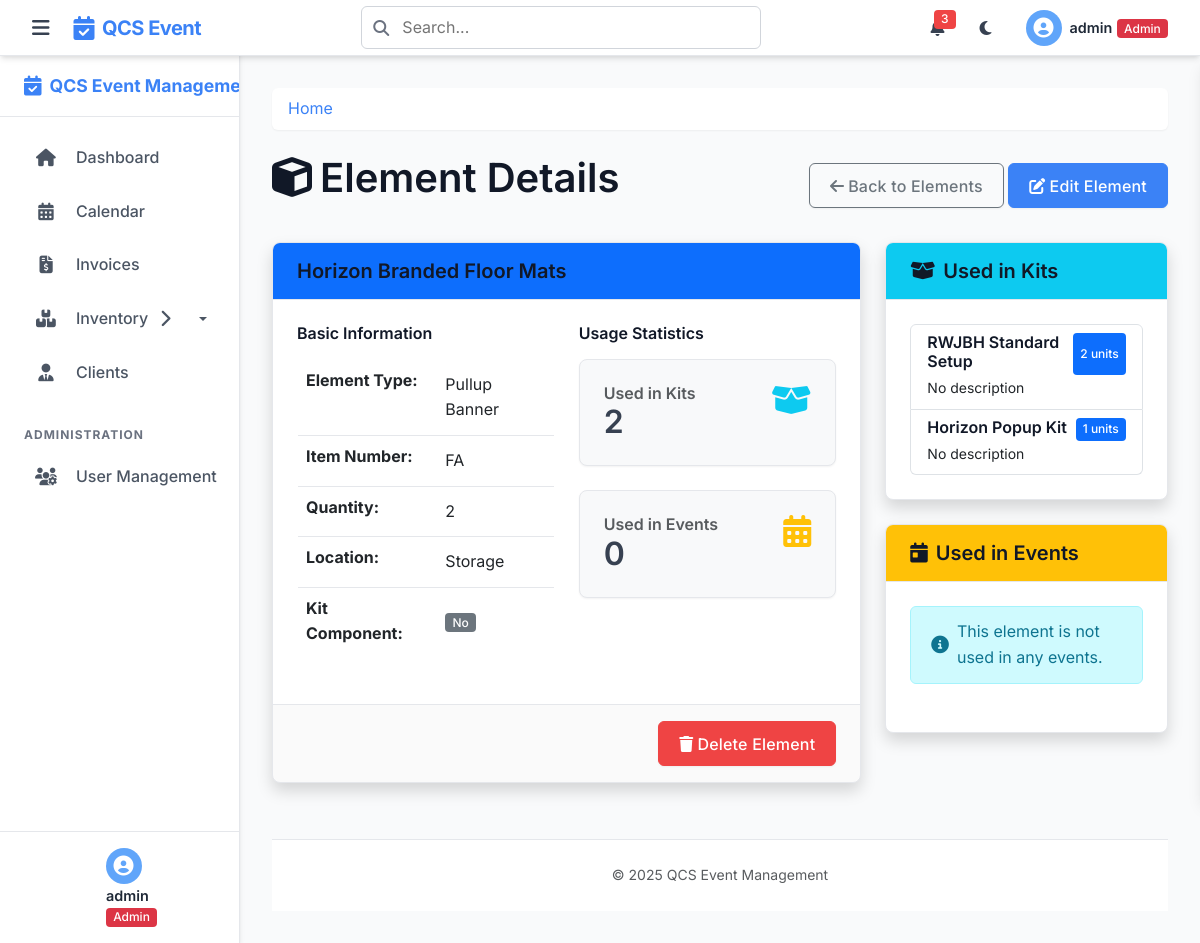
Page /elements/1 (signed in) on the committed database.
### tables this page shows
CREATE TABLE elements (
    element_id INTEGER PRIMARY KEY AUTOINCREMENT,
    type_id INTEGER NOT NULL,
    item_description TEXT NOT NULL,
    item_number TEXT,  -- Can be NULL if no item number is assigned
    quantity INTEGER NOT NULL CHECK (quantity >= 0),
    location TEXT NOT NULL,
    is_kit_component BOOLEAN DEFAULT 0, -- 0 for false, 1 for true.
    FOREIGN KEY (type_id) REFERENCES element_types(type_id)
);

CREATE TABLE element_types (
    type_id INTEGER PRIMARY KEY AUTOINCREMENT,
    type_name TEXT NOT NULL UNIQUE
);

CREATE TABLE kit_elements (
    kit_id INTEGER NOT NULL,
    element_id INTEGER NOT NULL,
    quantity INTEGER NOT NULL CHECK (quantity > 0),
    PRIMARY KEY (kit_id, element_id),
    FOREIGN KEY (kit_id) REFERENCES kits(kit_id),
    FOREIGN KEY (element_id) REFERENCES elements(element_id)
);

CREATE TABLE kits (
    kit_id INTEGER PRIMARY KEY AUTOINCREMENT,
    kit_name TEXT NOT NULL UNIQUE,
    description TEXT
);

### app.py (the view)
@app.route('/elements/<int:element_id>')
@login_required
def view_element(element_id):
    db = get_db()
    element = db.execute(
        '''SELECT e.*, t.type_name
           FROM elements e
           JOIN element_types t ON e.type_id = t.type_id
           WHERE e.element_id = ?''', (element_id,)
    ).fetchone()
    if element is None:
        abort(404)
    kits = db.execute(
        '''SELECT k.kit_id, k.kit_name, ke.quantity
           FROM kits k
           JOIN kit_elements ke ON k.kit_id = ke.kit_id
           WHERE ke.element_id = ?''', (element_id,)
    ).fetchall()
    return render_template('view_element.html', element=element, kits=kits)

### app.py (called while the page is built)
@app.after_request
def add_security_headers(response):
    response.headers['X-Content-Type-Options'] = 'nosniff'
    response.headers['X-Frame-Options'] = 'DENY'
    response.headers['X-XSS-Protection'] = '1; mode=block'
    response.headers['Strict-Transport-Security'] = 'max-age=31536000; includeSubDomains'
    return response

### helpers.py (called while the page is built)
def get_db():
    if 'db' not in g:
        g.db = sqlite3.connect(
            current_app.config['DATABASE'],
            detect_types=sqlite3.PARSE_DECLTYPES
        )
        g.db.row_factory = sqlite3.Row
    return g.db

def login_required(f):
    @wraps(f)
    def decorated_function(*args, **kwargs):
        if 'user_id' not in session:
            if request.path.startswith('/api/') or request.is_json or request.headers.get('X-Requested-With') == 'XMLHttpRequest':
                return jsonify({'error': 'Authentication required'}), 401
            else:
                flash('Please log in first', 'warning')
                return redirect(url_for('login'))
        return f(*args, **kwargs)
    return decorated_function

### templates/view_element.html (shortened to what this page needs)
{% extends 'layout.html' %}
{% block content %}
<div class="d-flex justify-content-between align-items-center mb-4">
    <h1><i class="fas fa-cube me-2"></i>Element Details</h1>
    <div>
        <a href="{{ url_for('elements') }}" class="btn btn-outline-secondary">
            <i class="fas fa-arrow-left me-1"></i>Back to Elements
        </a>
        {% if 'admin' in session.role or 'staff' in session.role %}
        <a href="{{ url_for('edit_element', element_id=element.element_id) }}" class="btn btn-primary">
            <i class="fas fa-edit me-1"></i>Edit Element
        </a>
        {% endif %}
    </div>
</div>
<div class="row">
    <div class="col-lg-8">
        <div class="card shadow mb-4">
            <div class="card-header bg-primary text-white">
                <h5 class="mb-0">{{ element.item_description }}</h5>
            </div>
            <div class="card-body">
                <div class="row">
                    <div class="col-md-6">
                        <h6>Basic Information</h6>
                        <table class="table">
                            <tr>
                                <th>Element Type:</th>
                                <td>{{ element.type_name }}</td>
                            </tr>
                            <tr>
                                <th>Item Number:</th>
                                <td>{{ element.item_number or 'N/A' }}</td>
                            </tr>
                            <tr>
                                <th>Quantity:</th>
                                <td>{{ element.quantity }}</td>
                            </tr>
                            <tr>
                                <th>Location:</th>
                                <td>{{ element.location }}</td>
                            </tr>
                            <tr>
                                <th>Kit Component:</th>
                                <td>
                                    {% if element.is_kit_component %}
                                    <span class="badge bg-info">Yes</span>
                                    {% else %}
                                    <span class="badge bg-secondary">No</span>
                                    {% endif %}
                                </td>
                            </tr>
                        </table>
                    </div>
                    <div class="col-md-6">
                        <h6>Usage Statistics</h6>
                        <div class="mb-3">
                            <div class="card bg-light">
                                <div class="card-body">
                                    <div class="row">
                                        <div class="col">
                                            <h6 class="card-title text-muted mb-0">Used in Kits</h6>
                                            <h2 class="card-text">{{ kits|length }}</h2>
                                        </div>
                                        <div class="col-auto">
                                            <i class="fas fa-box-open fa-2x text-info"></i>
                                        </div>
                                    </div>
                                </div>
                            </div>
                        </div>
                        <div>
                            <div class="card bg-light">
                                <div class="card-body">
                                    <div class="row">
                                        <div class="col">
                                            <h6 class="card-title text-muted mb-0">Used in Events</h6>
                                            <h2 class="card-text">{{ events|length }}</h2>
                                        </div>
                                        <div class="col-auto">
                                            <i class="fas fa-calendar-alt fa-2x text-warning"></i>
                                        </div>
                                    </div>
                                </div>
                            </div>
                        </div>
                    </div>
                </div>
            </div>
            {% if 'admin' in session.role or 'staff' in session.role %}
            <div class="card-footer d-flex justify-content-end">
                <button type="button" class="btn btn-danger" data-bs-toggle="modal" data-bs-target="#deleteElementModal">
                    <i class="fas fa-trash me-1"></i>Delete Element
                </button>
            </div>
            {% endif %}
        </div>
    </div>
    <div class="col-lg-4">
        <div class="card shadow mb-4">
            <div class="card-header bg-info text-white">
                <h5 class="mb-0"><i class="fas fa-box-open me-2"></i>Used in Kits</h5>
            </div>
            <div class="card-body">
                {% if kits %}
                <div class="list-group">
                    {% for kit in kits %}
                    <a href="#" class="list-group-item list-group-item-action">
                        <div class="d-flex w-100 justify-content-between">
                            <h6 class="mb-1">{{ kit.kit_name }}</h6>
                            <span class="badge bg-primary">{{ kit.quantity }} units</span>
                        </div>
                        <small>{{ kit.description or 'No description' }}</small>
                    </a>
                    {% endfor %}
                </div>
                {% else %}
                <div class="alert alert-info">
                    <i class="fas fa-info-circle me-2"></i>This element is not used in any kits.
                </div>
                {% endif %}
            </div>
        </div>
        <div class="card shadow">
            <div class="card-header bg-warning text-white">
                <h5 class="mb-0"><i class="fas fa-calendar-day me-2"></i>Used in Events</h5>
            </div>
            <div class="card-body">
                {% if events %}
                <div class="list-group">
                    {% for event in events %}
                    <a href="{{ url_for('view_event', event_id=event.event_id) }}" class="list-group-item list-group-item-action">
                        <div class="d-flex w-100 justify-content-between">
                            <h6 class="mb-1">{{ event.event_name }}</h6>
                            <span class="badge bg-primary">{{ event.quantity }} units</span>
                        </div>
                        <small>
                            {{ event.event_date }} |
                            <span class="badge bg-secondary">
                                {{ event.client_name or 'No client' }}
                            </span>
                        </small>
                    </a>
                    {% endfor %}
                </div>
                {% else %}
                <div class="alert alert-info">
                    <i class="fas fa-info-circle me-2"></i>This element is not used in any events.
                </div>
                {% endif %}
            </div>
        </div>
    </div>
</div>
{% endblock %}

### rows in the picture
elements: item_description "Horizon Branded Floor Mats", item_number "FA", quantity "2", location "Storage"
element_types: type_name "Pullup Banner"
kit_elements: kit_name "RWJBH Standard Setup", quantity "2", description "No description"
kit_elements: kit_name "Horizon Popup Kit", quantity "1", description "No description"

### other values in the picture
{{ session.username }} "admin"
{{ kits|length }} "2"
{{ events|length }} "0"
